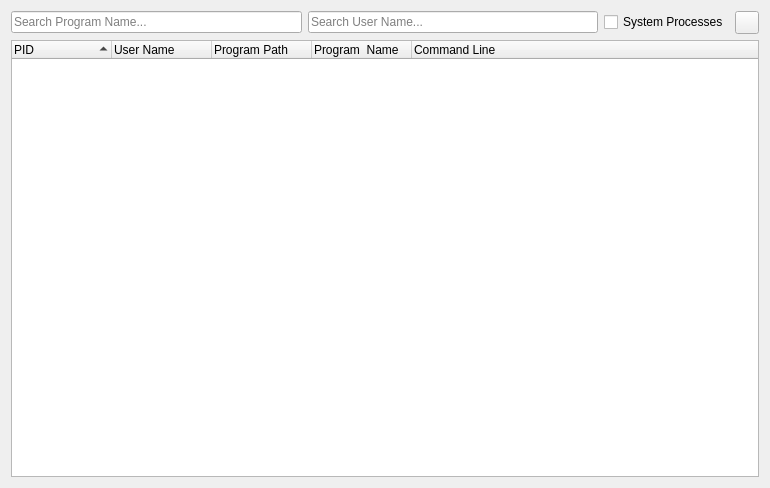
<?xml version="1.0" encoding="UTF-8"?>
<ui version="4.0">
 <class>QProcessInfoWidget</class>
 <widget class="QWidget" name="QProcessInfoWidget">
  <property name="geometry">
   <rect>
    <x>0</x>
    <y>0</y>
    <width>770</width>
    <height>488</height>
   </rect>
  </property>
  <property name="windowTitle">
   <string>System Process Browser</string>
  </property>
  <layout class="QGridLayout" name="gridLayout">
   <item row="0" column="2">
    <widget class="QCheckBox" name="systemProcessesCheckBox">
     <property name="toolTip">
      <string>Show system processes or hide them.</string>
     </property>
     <property name="text">
      <string>System Processes</string>
     </property>
     <property name="checked">
      <bool>false</bool>
     </property>
    </widget>
   </item>
   <item row="0" column="3">
    <widget class="QToolButton" name="refreshToolButton">
     <property name="toolTip">
      <string>Refresh the list of processes.</string>
     </property>
     <property name="text">
      <string/>
     </property>
     <property name="icon">
      <iconset resource="resource.qrc">
       <normaloff>:/seer/resources/RelaxLightIcons/view-refresh.svg</normaloff>:/seer/resources/RelaxLightIcons/view-refresh.svg</iconset>
     </property>
    </widget>
   </item>
   <item row="1" column="0" colspan="4">
    <widget class="QTreeWidget" name="processTreeWidget">
     <property name="sortingEnabled">
      <bool>true</bool>
     </property>
     <property name="columnCount">
      <number>5</number>
     </property>
     <column>
      <property name="text">
       <string>PID</string>
      </property>
     </column>
     <column>
      <property name="text">
       <string>User Name</string>
      </property>
     </column>
     <column>
      <property name="text">
       <string>Program Path</string>
      </property>
     </column>
     <column>
      <property name="text">
       <string>Program  Name</string>
      </property>
     </column>
     <column>
      <property name="text">
       <string>Command Line</string>
      </property>
     </column>
    </widget>
   </item>
   <item row="0" column="0">
    <widget class="QLineEdit" name="programNameLineEdit">
     <property name="toolTip">
      <string>Search program name in the list of processes. &quot;*&quot; is allowed.</string>
     </property>
     <property name="statusTip">
      <string/>
     </property>
     <property name="placeholderText">
      <string>Search Program Name...</string>
     </property>
     <property name="clearButtonEnabled">
      <bool>true</bool>
     </property>
    </widget>
   </item>
   <item row="0" column="1">
    <widget class="QLineEdit" name="userNameLineEdit">
     <property name="toolTip">
      <string>Search user name in the list of processes. &quot;*&quot; is allowed.</string>
     </property>
     <property name="placeholderText">
      <string>Search User Name...</string>
     </property>
     <property name="clearButtonEnabled">
      <bool>true</bool>
     </property>
    </widget>
   </item>
  </layout>
 </widget>
 <tabstops>
  <tabstop>programNameLineEdit</tabstop>
  <tabstop>userNameLineEdit</tabstop>
  <tabstop>systemProcessesCheckBox</tabstop>
  <tabstop>refreshToolButton</tabstop>
  <tabstop>processTreeWidget</tabstop>
 </tabstops>
 <resources>
  <include location="resource.qrc"/>
 </resources>
 <connections/>
</ui>
